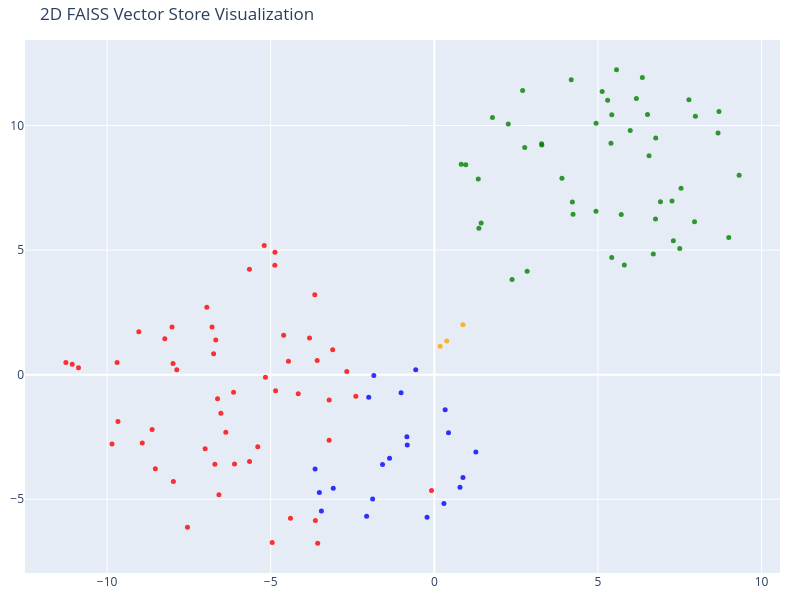

Source (notebook cell):
### Markdown cell above
## Visualizing the Vector Store

Let's take a minute to look at the documents and their embedding vectors to see what's going on.

(As a sidenote, what we're really looking at here is the distribution of the Vectors generated by OpenAIEmbeddings, retrieved from FAISS. So there's no surprise that they look the same whether they are "from" FAISS or Chroma.)

### Code cell
# We humans find it easier to visalize things in 2D!
# Reduce the dimensionality of the vectors to 2D using t-SNE
# (t-distributed stochastic neighbor embedding)

tsne = TSNE(n_components=2, random_state=42)
reduced_vectors = tsne.fit_transform(vectors)

# Create the 2D scatter plot
fig = go.Figure(data=[go.Scatter(
    x=reduced_vectors[:, 0],
    y=reduced_vectors[:, 1],
    mode='markers',
    marker=dict(size=5, color=colors, opacity=0.8),
    text=[f"Type: {t}<br>Text: {d[:100]}..." for t, d in zip(doc_types, documents)],
    hoverinfo='text'
)])

fig.update_layout(
    title='2D FAISS Vector Store Visualization',
    scene=dict(xaxis_title='x',yaxis_title='y'),
    width=800,
    height=600,
    margin=dict(r=20, b=10, l=10, t=40)
)

fig.show()

### Figure 1 — Plotly figure (JSON) as saved in the notebook; plotly's stock layout.template omitted (floating-point values rounded to 4 significant figures)
{"data": [{"hoverinfo": "text", "marker": {"color": ["blue", "blue", "blue", "blue", "blue", "blue", "blue", "blue", "blue", "blue", "blue", "blue", "blue", "blue", "blue", "blue", "blue", "blue", "blue", "blue", "blue", "red", "red", "red", "red", "red", "red", "red", "red", "red", "red", "red", "red", "red", "red", "red", "red", "red", "red", "red", "red", "red", "red", "red", "red", "red", "red", "red", "red", "red", "red", "red", "red", "red", "red", "red", "red", "red", "red", "red", "red", "red", "red", "red", "red", "red", "red", "red", "red", "red", "red", "red", "red", "orange", "orange", "orange", "green", "green", "green", "green", "green", "green", "green", "green", "green", "green", "green", "green", "green", "green", "green", "green", "green", "green", "green", "green", "green", "green", "green", "green", "green", "green", "green", "green", "green", "green", "green", "green", "green", "green", "green", "green", "green", "green", "green", "green", "green", "green", "green", "green", "green", "green", "green"], "opacity": 0.8, "size": 5}, "mode": "markers", "text": ["Type: products<br>Text: # Product Summary\n\n# Rellm: AI-Powered Enterprise Reinsurance Solution\n\n## Summary\n\nRellm is an inno...", "Type: products<br>Text: ### Seamless Integrations\nRellm's architecture is designed for effortless integration with existing ...", "Type: products<br>Text: ### Regulatory Compliance Tools\nRellm includes built-in compliance tracking features to help organiz...", "Type: products<br>Text: Join the growing number of organizations leveraging Rellm to enhance their reinsurance processes whi...", "Type: products<br>Text: Experience the future of reinsurance with Rellm, where innovation meets reliability. Let Insurellm h...", "Type: products<br>Text: # Product Summary\n\n# Markellm\n\n## Summary\n\nMarkellm is an innovative two-sided marketplace designed ...", "Type: products<br>Text: - **User-Friendly Interface**: Designed with user experience in mind, Markellm features an intuitive...", "Type: products<br>Text: - **Customer Support**: Our dedicated support team is always available to assist both consumers and ...", "Type: products<br>Text: ### For Insurance Companies:\n- **Basic Listing Fee**: $199/month for a featured listing on the platf...", "Type: products<br>Text: ### Q3 2025\n- Initiate a comprehensive marketing campaign targeting both consumers and insurers to i...", "Type: products<br>Text: # Product Summary\n\n# Homellm\n\n## Summary\nHomellm is an innovative home insurance product developed b...", "Type: products<br>Text: ### 2. Dynamic Pricing Model\nWith Homellm's innovative dynamic pricing model, insurance providers ca...", "Type: products<br>Text: ### 5. Multi-Channel Integration\nHomellm seamlessly integrates into existing insurance platforms, pr...", "Type: products<br>Text: - **Basic Tier:** Starting at $5,000/month for small insurers with basic integration features.\n- **S...", "Type: products<br>Text: All tiers include a comprehensive training program and ongoing updates to ensure optimal performance...", "Type: products<br>Text: With Homellm, Insurellm is committed to transforming the landscape of home insurance, ensuring both ...", "Type: products<br>Text: # Product Summary\n\n# Carllm\n\n## Summary\n\nCarllm is an innovative auto insurance product developed by...", "Type: products<br>Text: - **Instant Quoting**: With Carllm, insurance companies can offer near-instant quotes to customers, ...", "Type: products<br>Text: - **Mobile Integration**: Carllm is designed to work seamlessly with mobile applications, providing ...", "Type: products<br>Text: - **Professional Tier**: $2,500/month\n  - For medium-sized companies.\n  - All Basic Tier features pl...", "Type: products<br>Text: ### Q2 2025: Customer Experience Improvements\n- Launch of a new **mobile app** for end-users.\n- Intr...", "Type: contracts<br>Text: # Contract with GreenField Holdings for Markellm\n\n**Effective Date:** November 15, 2023  \n**Contract...", "Type: contracts<br>Text: ## Renewal\n1. **Automatic Renewal**: This contract will automatically renew for sequential one-year ...", "Type: contracts<br>Text: ## Features\n1. **AI-Powered Matching**: Access to advanced algorithms that connect GreenField Holdin...", "Type: contracts<br>Text: ## Support\n1. **Customer Support Access**: The Client will have access to dedicated support through ...", "Type: contracts<br>Text: **Signatures:**  \n_________________________                           _________________________  \n**...", "Type: contracts<br>Text: # Contract with Apex Reinsurance for Rellm: AI-Powered Enterprise Reinsurance Solution\n\n## Terms\n\n1....", "Type: contracts<br>Text: ## Renewal\n\n1. **Automatic Renewal**: This Agreement will automatically renew for successive one-yea...", "Type: contracts<br>Text: 2. **Seamless Integrations**: The architecture of Rellm allows for easy integration with existing sy...", "Type: contracts<br>Text: 1. **Technical Support**: Provider shall offer dedicated technical support to the Client via phone, ...", "Type: contracts<br>Text: **Insurellm, Inc.**  \n_____________________________  \nAuthorized Signature   \nDate: ________________...", "Type: contracts<br>Text: # Contract with Greenstone Insurance for Homellm\n\n---\n\n## Terms\n\n1. **Parties**: This Contract (\"Agr...", "Type: contracts<br>Text: 4. **Payment Terms**: \n   - The Customer shall pay an amount of $10,000 per month for the Standard T...", "Type: contracts<br>Text: ---\n\n## Features\n\n- **AI-Powered Risk Assessment**: Customer will have access to enhanced risk evalu...", "Type: contracts<br>Text: - **Customer Portal**: A dedicated portal will be provided, allowing the Customer's clients to manag...", "Type: contracts<br>Text: ______________________________  \n[Name], [Title]  \nDate: ______________________\n\n**For Greenstone In...", "Type: contracts<br>Text: # Contract with Roadway Insurance Inc. for Carllm\n\n---\n\n## Terms\n\n1. **Agreement Effective Date**: T...", "Type: contracts<br>Text: ---\n\n## Renewal\n\n1. **Automatic Renewal**: This agreement will automatically renew for an additional...", "Type: contracts<br>Text: ---\n\n## Features\n\n1. **Access to Core Features**: Roadway Insurance Inc. will have access to all Pro...", "Type: contracts<br>Text: ---\n\n## Support\n\n1. **Technical Support**: Roadway Insurance Inc. will receive priority technical su...", "Type: contracts<br>Text: # Contract with Stellar Insurance Co. for Rellm\n\n## Terms\nThis contract is made between **Insurellm*...", "Type: contracts<br>Text: ### Termination\nEither party may terminate this agreement with a **30-day written notice**. In the e...", "Type: contracts<br>Text: ## Features\nStellar Insurance Co. will receive access to the following features of the Rellm product...", "Type: contracts<br>Text: ## Support\nInsurellm provides Stellar Insurance Co. with the following support services:\n\n- **24/7 T...", "Type: contracts<br>Text: # Contract with TechDrive Insurance for Carllm\n\n**Contract Date:** October 1, 2024  \n**Contract Dura...", "Type: contracts<br>Text: ## Renewal\n\n1. **Automatic Renewal**: This contract shall automatically renew for additional one-yea...", "Type: contracts<br>Text: ## Support\n\n1. **Customer Support**: Insurellm will provide 24/7 customer support to TechDrive Insur...", "Type: contracts<br>Text: **TechDrive Insurance Representative:**  \nName: Sarah Johnson  \nTitle: Operations Director  \nDate: _...", "Type: contracts<br>Text: # Contract with Belvedere Insurance for Markellm\n\n## Terms\nThis Contract (\"Agreement\") is made and e...", "Type: contracts<br>Text: ## Renewal\n1. **Renewal Terms**: This Agreement may be renewed for additional one-year terms upon mu...", "Type: contracts<br>Text: ## Features\n1. **AI-Powered Matching**: Belvedere Insurance will benefit from Markellm's AI-powered ...", "Type: contracts<br>Text: ## Support\n1. **Technical Support**: Technical support will be available from 9 AM to 7 PM EST, Mond...", "Type: contracts<br>Text: **Belvedere Insurance**  \nSignature: ______________________  \nName: [Authorized Signatory]  \nTitle: ...", "Type: contracts<br>Text: # Contract with Velocity Auto Solutions for Carllm\n\n**Contract Date:** October 1, 2023  \n**Contract ...", "Type: contracts<br>Text: ## Renewal\n\n1. **Automatic Renewal**: This contract will automatically renew for successive 12-month...", "Type: contracts<br>Text: ## Support\n\n1. **Customer Support**: Velocity Auto Solutions will have access to Insurellm’s custome...", "Type: contracts<br>Text: # Contract with GreenValley Insurance for Homellm\n\n**Contract Date:** October 6, 2023  \n**Contract N...", "Type: contracts<br>Text: 4. **Confidentiality:** Both parties agree to maintain the confidentiality of proprietary informatio...", "Type: contracts<br>Text: 1. **AI-Powered Risk Assessment:** Access to advanced AI algorithms for real-time risk evaluations.\n...", "Type: contracts<br>Text: 3. **Regular Updates:** Insurellm will offer ongoing updates and enhancements to the Homellm platfor...", "Type: contracts<br>Text: # Contract with EverGuard Insurance for Rellm: AI-Powered Enterprise Reinsurance Solution\n\n**Contrac...", "Type: contracts<br>Text: 4. **Usage Rights**: EverGuard Insurance is granted a non-exclusive, non-transferable license to acc...", "Type: contracts<br>Text: 1. **Core Functionality**: Rellm provides EverGuard Insurance with advanced AI-driven analytics, sea...", "Type: contracts<br>Text: 1. **Customer Support**: Insurellm will provide EverGuard Insurance with 24/7 customer support, incl...", "Type: contracts<br>Text: ---\n\n**Signatures**  \n**For Insurellm**: __________________________  \n**Name**: John Smith  \n**Title...", "Type: contracts<br>Text: # Contract with BrightWay Solutions for Markellm\n\n**Contract Date:** October 5, 2023  \n**Contract ID...", "Type: contracts<br>Text: 3. **Service Level Agreement (SLA):**  \n   Insurellm commits to a 99.9% uptime for the platform with...", "Type: contracts<br>Text: 2. **Real-Time Quote Availability:**  \n   Consumers sourced via BrightWay Solutions will receive rea...", "Type: contracts<br>Text: 3. **Training and Onboarding:**  \n   Insurellm agrees to provide one free training session on how to...", "Type: contracts<br>Text: # Contract with Pinnacle Insurance Co. for Homellm\n\n## Terms\nThis contract (\"Contract\") is entered i...", "Type: contracts<br>Text: ## Renewal\n1. **Renewal Terms**: At the end of the initial term, this Contract shall automatically r...", "Type: contracts<br>Text: ## Features\n1. **AI-Powered Risk Assessment**: Utilized for tailored underwriting decisions specific...", "Type: contracts<br>Text: ## Support\n1. **Technical Support**: Insurellm shall provide 24/7 technical support via an email and...", "Type: company<br>Text: # Overview of Insurellm\n\nInsurellm is an innovative insurance tech firm with 200 employees across th...", "Type: company<br>Text: # Careers at Insurellm\n\nInsurellm is hiring! We are looking for talented software engineers, data sc...", "Type: company<br>Text: # About Insurellm\n\nInsurellm was founded by Avery Lancaster in 2015 as an insurance tech startup des...", "Type: employees<br>Text: # HR Record\n\n# Alex Chen\n\n## Summary\n- **Date of Birth:** March 15, 1990  \n- **Job Title:** Backend ...", "Type: employees<br>Text: ## Annual Performance History\n- **2020:**  \n  - Completed onboarding successfully.  \n  - Met expecta...", "Type: employees<br>Text: ## Compensation History\n- **2020:** Base Salary: $80,000  \n- **2021:** Base Salary Increase to $90,0...", "Type: employees<br>Text: Alex Chen continues to be a vital asset at Insurellm, contributing significantly to innovative backe...", "Type: employees<br>Text: # HR Record\n\n# Oliver Spencer\n\n## Summary\n- **Date of Birth**: May 14, 1990  \n- **Job Title**: Backe...", "Type: employees<br>Text: ## Annual Performance History\n- **2018**: **3/5** - Adaptable team player but still learning to take...", "Type: employees<br>Text: ## Compensation History\n- **March 2018**: Initial salary of $80,000.\n- **July 2019**: Salary increas...", "Type: employees<br>Text: # HR Record\n\n# Emily Tran\n\n## Summary\n- **Date of Birth:** March 18, 1991  \n- **Job Title:** Digital...", "Type: employees<br>Text: - **January 2017 - May 2018**: Marketing Intern  \n  - Supported the Marketing team by collaborating ...", "Type: employees<br>Text: - **2021**:  \n  - Performance Rating: Meets Expectations  \n  - Key Achievements: Contributed to the ...", "Type: employees<br>Text: - **Professional Development Goals**:  \n  - Emily Tran aims to become a Marketing Manager within the...", "Type: employees<br>Text: # HR Record\n\n# Jordan Blake\n\n## Summary\n- **Date of Birth:** March 15, 1993  \n- **Job Title:** Sales...", "Type: employees<br>Text: ## Annual Performance History\n- **2021:** First year at Insurellm; achieved 90% of monthly targets. ...", "Type: employees<br>Text: ## Other HR Notes\n- Jordan has shown an interest in continuing education, actively participating in ...", "Type: employees<br>Text: # Avery Lancaster\n\n## Summary\n- **Date of Birth**: March 15, 1985  \n- **Job Title**: Co-Founder & Ch...", "Type: employees<br>Text: - **2010 - 2013**: Business Analyst at Edge Analytics  \n  Prior to joining Innovate, Avery worked as...", "Type: employees<br>Text: - **2018**: **Exceeds Expectations**  \n  Under Avery’s pivoted vision, Insurellm launched two new su...", "Type: employees<br>Text: - **2022**: **Satisfactory**  \n  Avery focused on rebuilding team dynamics and addressing employee c...", "Type: employees<br>Text: ## Compensation History\n- **2015**: $150,000 base salary + Significant equity stake  \n- **2016**: $1...", "Type: employees<br>Text: ## Other HR Notes\n- **Professional Development**: Avery has actively participated in leadership trai...", "Type: employees<br>Text: # HR Record\n\n# Maxine Thompson\n\n## Summary\n- **Date of Birth:** January 15, 1991  \n- **Job Title:** ...", "Type: employees<br>Text: ## Insurellm Career Progression\n- **January 2017 - October 2018**: **Junior Data Engineer**  \n  * Ma...", "Type: employees<br>Text: ## Annual Performance History\n- **2017**: *Meets Expectations*  \n  Maxine showed potential in her ro...", "Type: employees<br>Text: - **2021**: *Exceeds Expectations*  \n  Maxine spearheaded the transition to a new data warehousing s...", "Type: employees<br>Text: ## Compensation History\n- **2017**: $70,000 (Junior Data Engineer)  \n- **2018**: $75,000 (Junior Dat...", "Type: employees<br>Text: # Samantha Greene\n\n## Summary\n- **Date of Birth:** October 14, 1990\n- **Job Title:** HR Generalist\n-...", "Type: employees<br>Text: ## Annual Performance History\n- **2020:** Exceeds Expectations  \n  Samantha Greene demonstrated exce...", "Type: employees<br>Text: ## Compensation History\n- **2020:** Base Salary - $55,000  \n  The entry-level salary matched industr...", "Type: employees<br>Text: - **2023:** Base Salary - $70,000  \n  Recognized for substantial improvement in employee relations m...", "Type: employees<br>Text: # HR Record\n\n# Alex Thomson\n\n## Summary\n- **Date of Birth:** March 15, 1995  \n- **Job Title:** Sales...", "Type: employees<br>Text: ## Annual Performance History  \n- **2022** - Rated as \"Exceeds Expectations.\" Alex Thomson achieved ...", "Type: employees<br>Text: ## Other HR Notes\n- Alex Thomson is an active member of the Diversity and Inclusion committee at Ins...", "Type: employees<br>Text: # HR Record\n\n# Samuel Trenton\n\n## Summary\n- **Date of Birth:** April 12, 1989  \n- **Job Title:** Sen...", "Type: employees<br>Text: ## Annual Performance History\n- **2023:** Rating: 4.5/5  \n  *Samuel exceeded expectations, successfu...", "Type: employees<br>Text: ## Compensation History\n- **2023:** Base Salary: $115,000 + Bonus: $15,000  \n  *Annual bonus based o...", "Type: employees<br>Text: - **Engagement in Company Culture:** Regularly participates in team-building events and contributes ...", "Type: employees<br>Text: # HR Record\n\n# Alex Harper\n\n## Summary\n- **Date of Birth**: March 15, 1993  \n- **Job Title**: Sales ...", "Type: employees<br>Text: ## Annual Performance History  \n- **2021**:  \n  - **Performance Rating**: 4.5/5  \n  - **Key Achievem...", "Type: employees<br>Text: - **2022**:  \n  - **Base Salary**: $65,000 (Promotion to Senior SDR)  \n  - **Bonus**: $13,000 (20% o...", "Type: employees<br>Text: # HR Record\n\n# Jordan K. Bishop\n\n## Summary\n- **Date of Birth:** March 15, 1990\n- **Job Title:** Fro...", "Type: employees<br>Text: ## Annual Performance History\n- **2019:** Exceeds Expectations - Continuously delivered high-quality...", "Type: employees<br>Text: ## Compensation History\n- **June 2018:** Starting Salary - $85,000\n- **June 2019:** Salary Increase ...", "Type: employees<br>Text: ## Other HR Notes\n- Jordan K. Bishop has been an integral part of club initiatives, including the In...", "Type: employees<br>Text: # HR Record\n\n# Emily Carter\n\n## Summary\n- **Date of Birth:** August 12, 1990  \n- **Job Title:** Acco...", "Type: employees<br>Text: - **2017-2019:** Marketing Intern  \n  - Assisted with market research and campaign development for s...", "Type: employees<br>Text: ## Compensation History\n| Year | Base Salary | Bonus         | Total Compensation |\n|------|--------...", "Type: employees<br>Text: Emily Carter exemplifies the kind of talent that drives Insurellm's success and is an invaluable ass..."], "type": "scatter", "x": [-1.017, -2.005, -1.849, 0.3305, -0.5691, 0.8742, 0.7838, 0.2922, -0.2228, 1.268, -3.089, -3.451, -3.514, -1.886, -2.07, -3.643, -0.8386, -0.8277, -1.369, -1.584, 0.4324, -7.974, -10.87, -4.956, -7.544, -4.871, -4.605, -4.458, -2.399, -6.136, -4.875, -6.706, -6.583, -3.636, -6.373, -5.199, -9.03, -9.695, -3.215, -6.745, -4.851, -5.162, -3.214, -4.159, -8.015, -7.986, -6.792, -6.952, -8.525, -11.26, -0.08597, -6.625, -5.651, -8.238, -7.871, -6.679, -6.106, -5.647, -4.397, -5.396, -3.815, -3.581, -2.676, -3.107, -3.653, -8.926, -9.669, -9.85, -8.625, -7.004, -11.07, -3.566, -6.523, 0.1772, 0.874, 0.3774, 7.304, 3.284, 5.296, 2.375, 7.5, 3.278, 5.128, 4.939, 4.217, 5.398, 4.239, 6.759, 4.942, 5.42, 1.361, 1.342, 0.9613, 0.8226, 6.356, 1.431, 8.997, 2.698, 2.259, 1.776, 4.183, 8.669, 8.698, 7.779, 7.977, 7.263, 6.765, 7.539, 7.951, 6.514, 6.173, 9.314, 6.91, 5.985, 6.561, 6.691, 2.762, 5.566, 5.806, 5.711, 3.899, 5.422, 2.836], "y": [-0.7283, -0.9065, -0.03717, -1.41, 0.1915, -4.129, -4.525, -5.175, -5.728, -3.106, -4.561, -5.471, -4.727, -4.997, -5.682, -3.786, -2.488, -2.824, -3.36, -3.604, -2.328, -4.289, 0.278, -6.741, -6.129, 4.912, 1.577, 0.5369, -0.8638, -0.7059, 4.394, -3.598, -4.818, -5.86, -2.316, 5.183, 1.721, 0.4853, -2.635, 0.834, -0.6456, -0.108, -1.015, -0.7643, 1.916, 0.4483, 1.913, 2.708, -3.781, 0.4838, -4.65, -0.9636, 4.23, 1.442, 0.1938, 1.388, -3.592, -3.489, -5.762, -2.89, 1.472, 0.5697, 0.1275, 0.9963, 3.203, -2.745, -1.885, -2.784, -2.207, -2.978, 0.4204, -6.767, -1.554, 1.142, 2.003, 1.352, 5.37, 9.219, 11.01, 3.817, 5.061, 9.267, 11.36, 6.563, 6.931, 9.288, 6.437, 6.251, 10.09, 4.702, 5.872, 7.857, 8.427, 8.449, 11.93, 6.089, 5.505, 11.41, 10.06, 10.32, 11.84, 9.701, 10.56, 11.03, 10.37, 6.974, 9.5, 7.479, 6.133, 10.44, 11.08, 8.003, 6.937, 9.803, 8.783, 4.838, 9.122, 12.24, 4.403, 6.427, 7.879, 10.43, 4.148]}], "layout": {"height": 600, "margin": {"b": 10, "l": 10, "r": 20, "t": 40}, "scene": {"xaxis": {"title": {"text": "x"}}, "yaxis": {"title": {"text": "y"}}}, "title": {"text": "2D FAISS Vector Store Visualization"}, "width": 800}}
